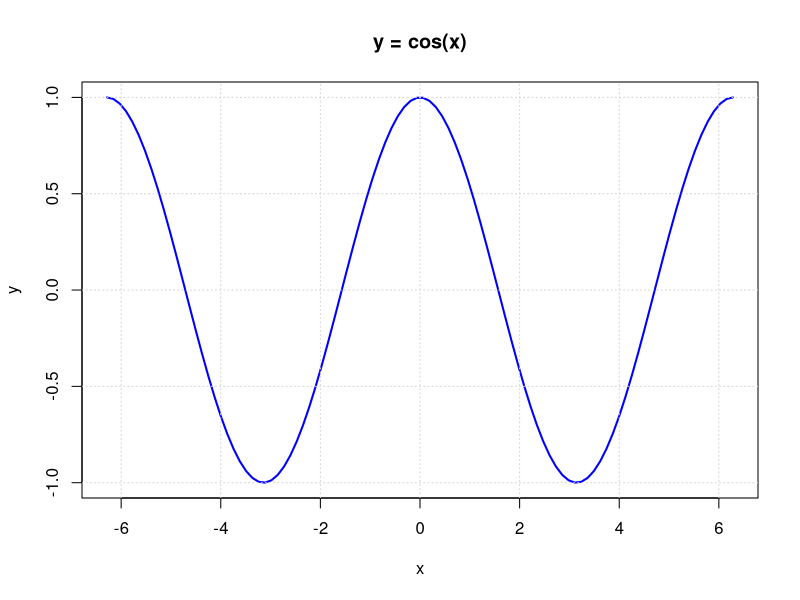

The R script that drew this image:
# 定义x的范围
x <- seq(-2 * pi, 2 * pi, length.out = 100)

# 计算y = cos(x)
y <- cos(x)

# 绘制图像
plot(x, y, type = "l", col = "blue", lwd = 2, 
     xlab = "x", ylab = "y", 
     main = "y = cos(x)")

# 添加网格线以便更好地观察
grid()
exp(-1/10)
